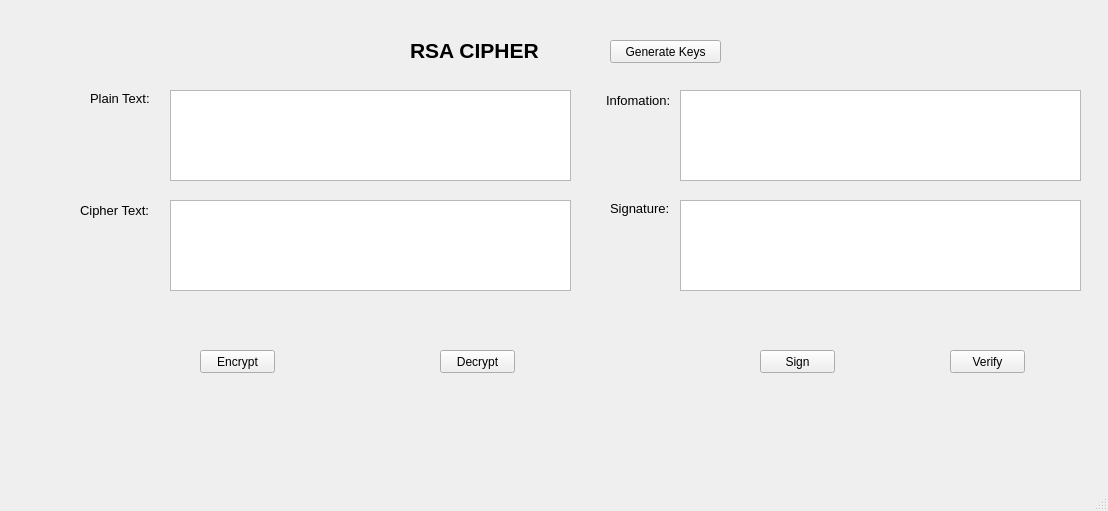
<?xml version="1.0" encoding="UTF-8"?>
<ui version="4.0">
 <class>MainWindow</class>
 <widget class="QMainWindow" name="MainWindow">
  <property name="geometry">
   <rect>
    <x>0</x>
    <y>0</y>
    <width>1108</width>
    <height>511</height>
   </rect>
  </property>
  <property name="windowTitle">
   <string>MainWindow</string>
  </property>
  <widget class="QWidget" name="centralwidget">
   <widget class="QLabel" name="label">
    <property name="geometry">
     <rect>
      <x>410</x>
      <y>40</y>
      <width>131</width>
      <height>20</height>
     </rect>
    </property>
    <property name="font">
     <font>
      <pointsize>16</pointsize>
      <weight>75</weight>
      <bold>true</bold>
     </font>
    </property>
    <property name="text">
     <string>RSA CIPHER</string>
    </property>
   </widget>
   <widget class="QLabel" name="label_2">
    <property name="geometry">
     <rect>
      <x>90</x>
      <y>90</y>
      <width>61</width>
      <height>16</height>
     </rect>
    </property>
    <property name="font">
     <font>
      <pointsize>10</pointsize>
     </font>
    </property>
    <property name="text">
     <string>Plain Text: </string>
    </property>
   </widget>
   <widget class="QLabel" name="label_3">
    <property name="geometry">
     <rect>
      <x>80</x>
      <y>200</y>
      <width>81</width>
      <height>20</height>
     </rect>
    </property>
    <property name="font">
     <font>
      <pointsize>10</pointsize>
     </font>
    </property>
    <property name="text">
     <string>Cipher Text:</string>
    </property>
   </widget>
   <widget class="QLabel" name="label_4">
    <property name="geometry">
     <rect>
      <x>606</x>
      <y>90</y>
      <width>71</width>
      <height>20</height>
     </rect>
    </property>
    <property name="font">
     <font>
      <pointsize>10</pointsize>
     </font>
    </property>
    <property name="text">
     <string>Infomation:</string>
    </property>
   </widget>
   <widget class="QLabel" name="label_5">
    <property name="geometry">
     <rect>
      <x>610</x>
      <y>200</y>
      <width>61</width>
      <height>16</height>
     </rect>
    </property>
    <property name="font">
     <font>
      <pointsize>10</pointsize>
     </font>
    </property>
    <property name="text">
     <string>Signature: </string>
    </property>
   </widget>
   <widget class="QTextBrowser" name="textBrowser">
    <property name="geometry">
     <rect>
      <x>170</x>
      <y>90</y>
      <width>401</width>
      <height>91</height>
     </rect>
    </property>
   </widget>
   <widget class="QTextBrowser" name="textBrowser_2">
    <property name="geometry">
     <rect>
      <x>170</x>
      <y>200</y>
      <width>401</width>
      <height>91</height>
     </rect>
    </property>
   </widget>
   <widget class="QTextBrowser" name="textBrowser_3">
    <property name="geometry">
     <rect>
      <x>680</x>
      <y>90</y>
      <width>401</width>
      <height>91</height>
     </rect>
    </property>
   </widget>
   <widget class="QTextBrowser" name="textBrowser_4">
    <property name="geometry">
     <rect>
      <x>680</x>
      <y>200</y>
      <width>401</width>
      <height>91</height>
     </rect>
    </property>
   </widget>
   <widget class="QPushButton" name="pushButton">
    <property name="geometry">
     <rect>
      <x>200</x>
      <y>350</y>
      <width>75</width>
      <height>23</height>
     </rect>
    </property>
    <property name="text">
     <string>Encrypt</string>
    </property>
   </widget>
   <widget class="QPushButton" name="pushButton_2">
    <property name="geometry">
     <rect>
      <x>440</x>
      <y>350</y>
      <width>75</width>
      <height>23</height>
     </rect>
    </property>
    <property name="text">
     <string>Decrypt</string>
    </property>
   </widget>
   <widget class="QPushButton" name="pushButton_3">
    <property name="geometry">
     <rect>
      <x>760</x>
      <y>350</y>
      <width>75</width>
      <height>23</height>
     </rect>
    </property>
    <property name="text">
     <string>Sign</string>
    </property>
   </widget>
   <widget class="QPushButton" name="pushButton_4">
    <property name="geometry">
     <rect>
      <x>950</x>
      <y>350</y>
      <width>75</width>
      <height>23</height>
     </rect>
    </property>
    <property name="text">
     <string>Verify</string>
    </property>
   </widget>
   <widget class="QPushButton" name="pushButton_5">
    <property name="geometry">
     <rect>
      <x>610</x>
      <y>40</y>
      <width>111</width>
      <height>23</height>
     </rect>
    </property>
    <property name="text">
     <string>Generate Keys</string>
    </property>
   </widget>
  </widget>
  <widget class="QMenuBar" name="menubar">
   <property name="geometry">
    <rect>
     <x>0</x>
     <y>0</y>
     <width>1108</width>
     <height>21</height>
    </rect>
   </property>
  </widget>
  <widget class="QStatusBar" name="statusbar"/>
 </widget>
 <resources/>
 <connections/>
</ui>
